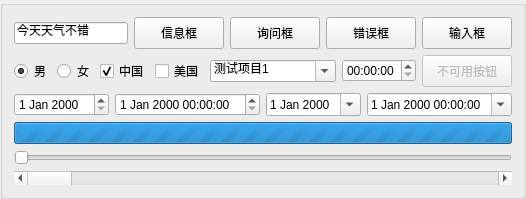
           <widget class="QGroupBox" name="groupBox">
            <property name="title">
             <string/>
            </property>
            <layout class="QVBoxLayout" name="verticalLayout_2">
             <item>
              <layout class="QHBoxLayout" name="horizontalLayout_4">
               <item>
                <widget class="QLineEdit" name="lineEdit">
                 <property name="text">
                  <string>今天天气不错</string>
                 </property>
                </widget>
               </item>
               <item>
                <widget class="QPushButton" name="pushButton">
                 <property name="minimumSize">
                  <size>
                   <width>90</width>
                   <height>32</height>
                  </size>
                 </property>
                 <property name="cursor">
                  <cursorShape>PointingHandCursor</cursorShape>
                 </property>
                 <property name="text">
                  <string>信息框</string>
                 </property>
                </widget>
               </item>
               <item>
                <widget class="QPushButton" name="pushButton_2">
                 <property name="minimumSize">
                  <size>
                   <width>90</width>
                   <height>32</height>
                  </size>
                 </property>
                 <property name="cursor">
                  <cursorShape>PointingHandCursor</cursorShape>
                 </property>
                 <property name="text">
                  <string>询问框</string>
                 </property>
                </widget>
               </item>
               <item>
                <widget class="QPushButton" name="pushButton_3">
                 <property name="minimumSize">
                  <size>
                   <width>90</width>
                   <height>32</height>
                  </size>
                 </property>
                 <property name="cursor">
                  <cursorShape>PointingHandCursor</cursorShape>
                 </property>
                 <property name="text">
                  <string>错误框</string>
                 </property>
                </widget>
               </item>
               <item>
                <widget class="QPushButton" name="pushButton_5">
                 <property name="minimumSize">
                  <size>
                   <width>90</width>
                   <height>32</height>
                  </size>
                 </property>
                 <property name="cursor">
                  <cursorShape>PointingHandCursor</cursorShape>
                 </property>
                 <property name="text">
                  <string>输入框</string>
                 </property>
                </widget>
               </item>
              </layout>
             </item>
             <item>
              <layout class="QHBoxLayout" name="horizontalLayout_5">
               <item>
                <widget class="QRadioButton" name="radioButton">
                 <property name="text">
                  <string>男</string>
                 </property>
                 <property name="checked">
                  <bool>true</bool>
                 </property>
                </widget>
               </item>
               <item>
                <widget class="QRadioButton" name="radioButton_2">
                 <property name="text">
                  <string>女</string>
                 </property>
                </widget>
               </item>
               <item>
                <widget class="QCheckBox" name="checkBox">
                 <property name="text">
                  <string>中国</string>
                 </property>
                 <property name="checked">
                  <bool>true</bool>
                 </property>
                </widget>
               </item>
               <item>
                <widget class="QCheckBox" name="checkBox_2">
                 <property name="text">
                  <string>美国</string>
                 </property>
                </widget>
               </item>
               <item>
                <widget class="QComboBox" name="comboBox">
                 <property name="sizePolicy">
                  <sizepolicy hsizetype="Expanding" vsizetype="Fixed">
                   <horstretch>0</horstretch>
                   <verstretch>0</verstretch>
                  </sizepolicy>
                 </property>
                 <property name="editable">
                  <bool>true</bool>
                 </property>
                 <item>
                  <property name="text">
                   <string>测试项目1</string>
                  </property>
                 </item>
                 <item>
                  <property name="text">
                   <string>测试项目2</string>
                  </property>
                 </item>
                 <item>
                  <property name="text">
                   <string>测试项目3</string>
                  </property>
                 </item>
                </widget>
               </item>
               <item>
                <widget class="QTimeEdit" name="timeEdit">
                 <property name="calendarPopup">
                  <bool>true</bool>
                 </property>
                </widget>
               </item>
               <item>
                <widget class="QPushButton" name="pushButton_4">
                 <property name="enabled">
                  <bool>false</bool>
                 </property>
                 <property name="sizePolicy">
                  <sizepolicy hsizetype="Minimum" vsizetype="Fixed">
                   <horstretch>0</horstretch>
                   <verstretch>0</verstretch>
                  </sizepolicy>
                 </property>
                 <property name="minimumSize">
                  <size>
                   <width>90</width>
                   <height>32</height>
                  </size>
                 </property>
                 <property name="text">
                  <string>不可用按钮</string>
                 </property>
                </widget>
               </item>
              </layout>
             </item>
             <item>
              <layout class="QHBoxLayout" name="horizontalLayout_7">
               <item>
                <widget class="QDateEdit" name="dateEdit">
                 <property name="calendarPopup">
                  <bool>false</bool>
                 </property>
                </widget>
               </item>
               <item>
                <widget class="QDateTimeEdit" name="dateTimeEdit_2"/>
               </item>
               <item>
                <widget class="QDateEdit" name="dateEdit_2">
                 <property name="calendarPopup">
                  <bool>true</bool>
                 </property>
                </widget>
               </item>
               <item>
                <widget class="QDateTimeEdit" name="dateTimeEdit">
                 <property name="calendarPopup">
                  <bool>true</bool>
                 </property>
                </widget>
               </item>
              </layout>
             </item>
             <item>
              <widget class="QProgressBar" name="progressBar">
               <property name="sizePolicy">
                <sizepolicy hsizetype="Expanding" vsizetype="Minimum">
                 <horstretch>0</horstretch>
                 <verstretch>0</verstretch>
                </sizepolicy>
               </property>
               <property name="minimumSize">
                <size>
                 <width>0</width>
                 <height>20</height>
                </size>
               </property>
               <property name="minimum">
                <number>0</number>
               </property>
               <property name="maximum">
                <number>0</number>
               </property>
               <property name="value">
                <number>-1</number>
               </property>
              </widget>
             </item>
             <item>
              <widget class="QSlider" name="horizontalSlider">
               <property name="orientation">
                <enum>Qt::Horizontal</enum>
               </property>
              </widget>
             </item>
             <item>
              <widget class="QScrollBar" name="horizontalScrollBar">
               <property name="orientation">
                <enum>Qt::Horizontal</enum>
               </property>
              </widget>
             </item>
            </layout>
           </widget>
